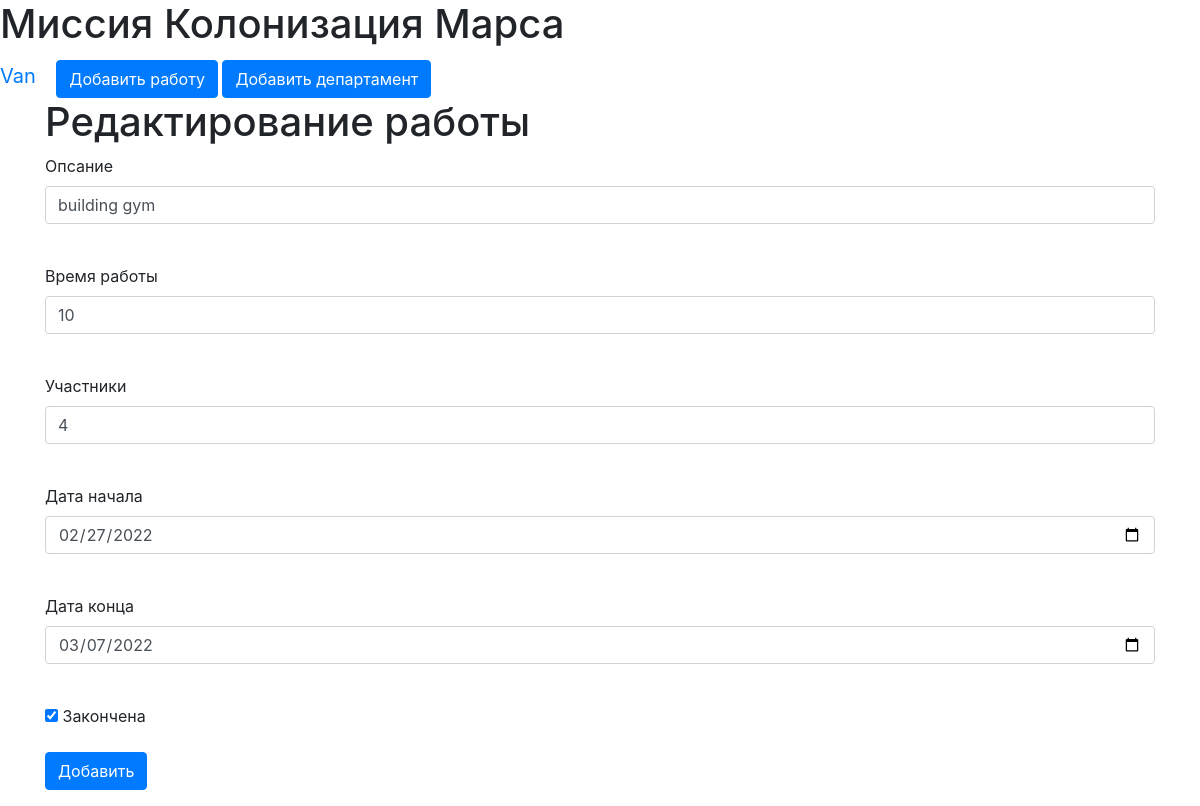
The app's page /jobs/2 (signed in) with its own data.
### data/users.py (models this page shows, shortened)
class User(SqlAlchemyBase, UserMixin, SerializerMixin):
    __tablename__ = 'users'
    id = sqlalchemy.Column(sqlalchemy.Integer,
                           primary_key=True, autoincrement=True)
    surname = sqlalchemy.Column(sqlalchemy.String, nullable=True)
    name = sqlalchemy.Column(sqlalchemy.String, nullable=True)
    age = sqlalchemy.Column(sqlalchemy.Integer, nullable=True)
    position = sqlalchemy.Column(sqlalchemy.String, nullable=True)
    speciality = sqlalchemy.Column(sqlalchemy.String, nullable=True)
    address = sqlalchemy.Column(sqlalchemy.String, nullable=True)
    email = sqlalchemy.Column(sqlalchemy.String,
                              unique=True, nullable=True)
    hashed_password = sqlalchemy.Column(sqlalchemy.String, nullable=True)
    modified_date = sqlalchemy.Column(sqlalchemy.DateTime,
                                      default=datetime.datetime.now)
    city_from = sqlalchemy.Column(sqlalchemy.String, nullable=True)

### data/jobs.py (models this page shows)
class Jobs(SqlAlchemyBase, SerializerMixin):
    __tablename__ = 'jobs'
    id = sqlalchemy.Column(sqlalchemy.Integer,
                           primary_key=True, autoincrement=True)
    job = sqlalchemy.Column(sqlalchemy.String, nullable=True)
    work_size = sqlalchemy.Column(sqlalchemy.Integer)
    collaborators = sqlalchemy.Column(sqlalchemy.String)
    start_date = sqlalchemy.Column(sqlalchemy.DateTime)
    end_date = sqlalchemy.Column(sqlalchemy.DateTime)
    is_finished = sqlalchemy.Column(sqlalchemy.Boolean)
    team_leader = sqlalchemy.Column(sqlalchemy.Integer,
                                    sqlalchemy.ForeignKey("users.id"))
    user = orm.relation('User')
    categories = orm.relation("Category",
                              secondary="association",
                              backref="jobs")

### main.py (the view, shortened to what this page needs)
@app.route('/jobs/<int:id>', methods=['GET', 'POST'])
@login_required
def edit_jobs(id):
    form = JobsForm()
    if request.method == "GET":
        db_sess = db_session.create_session()
        if current_user.id == 1:
            jobs = db_sess.query(Jobs).filter(Jobs.id == id).first()
        else:
            jobs = db_sess.query(Jobs).filter(Jobs.id == id,
                                              current_user.id == Jobs.team_leader
                                              ).first()
        if jobs:
            form.job.data = jobs.job
            form.work_size.data = jobs.work_size
            form.collaborators.data = jobs.collaborators
            form.start_date.data = jobs.start_date
            form.end_date.data = jobs.end_date
            form.is_finished.data = jobs.is_finished
        else:
            abort(404)
    return render_template('add_job.html',
                           title='Редактирование работы',
                           form=form
                           )

### forms/job.py
class JobsForm(FlaskForm):
    job = StringField('Опсание', validators=[DataRequired()])
    work_size = IntegerField('Время работы')
    collaborators = StringField('Участники')
    start_date = DateField('Дата начала', format="%Y-%m-%d")
    end_date = DateField('Дата конца', format="%Y-%m-%d")
    is_finished = BooleanField("Закончена")
    submit = SubmitField('Добавить')

### data/db_session.py (called while the page is built)
def create_session() -> Session:
    global __factory
    return __factory()

### main.py (called while the page is built)
@login_manager.user_loader
def load_user(user_id):
    db_sess = db_session.create_session()
    return db_sess.query(User).get(user_id)

### templates/add_job.html (shortened to what this page needs)
{% extends "base.html" %}
{% block content %}
<h1>{{ title }}</h1>
<form action="" method="post">
    <p>
        {{ form.job.label }}<br>
        {{ form.job(class="form-control") }}<br>
    </p>
    <p>
        {{ form.work_size.label }}<br>
        {{ form.work_size(class="form-control") }}<br>
    </p>
    <p>
        {{ form.collaborators.label }}<br>
        {{ form.collaborators(class="form-control") }}<br>
    </p>
    <p>
        {{ form.start_date.label }}<br>
        {{ form.start_date(class="form-control") }}<br>
    </p>
    <p>
        {{ form.end_date.label }}<br>
        {{ form.end_date(class="form-control") }}<br>
    </p>
    <p>{{ form.is_finished() }} {{ form.is_finished.label }}</p>
    <p>{{ form.submit(type="submit", class="btn btn-primary") }}</p>
</form>
{% endblock %}

### templates/base.html (shortened to what this page needs)
<!DOCTYPE html>
<html lang="en">
<head>
    <link rel="stylesheet"
          href="https://stackpath.bootstrapcdn.com/bootstrap/4.4.1/css/bootstrap.min.css"
>
    <link rel="stylesheet" type="text/css"
          href="{{ url_for('static', filename='css/style.css') }}"/>
</head>
<body>
<h1>Миссия Колонизация Марса</h1>
<nav>
    {% if current_user.is_authenticated %}
    <a class="navbar-brand" href="/logout">{{ current_user.name }}</a>
    {% else %}
    <p>
        <a class="btn btn-primary " href="/register">Зарегистрироваться</a>
        <a class="btn btn-success" href="/login">Войти</a>
    </p>
    {% endif %}
    {% if current_user.is_authenticated %}
    <a href="jobs" class="btn btn-primary">Добавить работу</a>
    <a href="department_add" class="btn btn-primary">Добавить департамент</a>
    {% endif %}
</nav>
<main role="main" class="container">
    {% block content %}{% endblock %}
</main>
</body>
</html>

### records on screen
User: name "Van"
Jobs: job "building gym", work_size "10", collaborators "4", start_date "02/27/2022", end_date "03/07/2022", is_finished "☑"

### other values on screen
{{ title }} "Редактирование работы"
